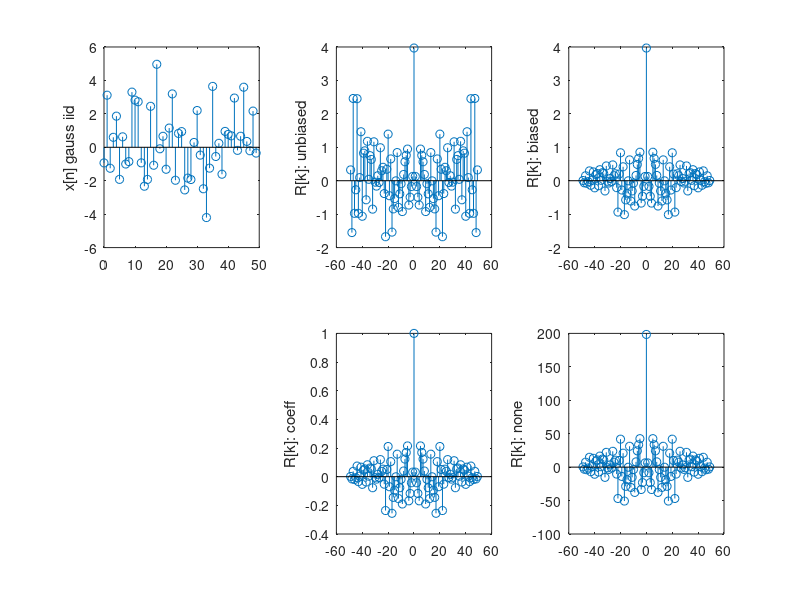
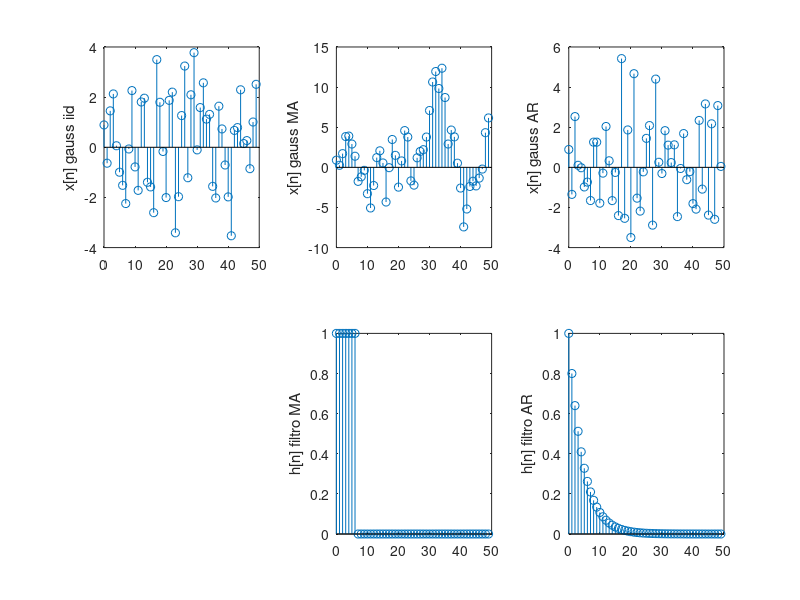
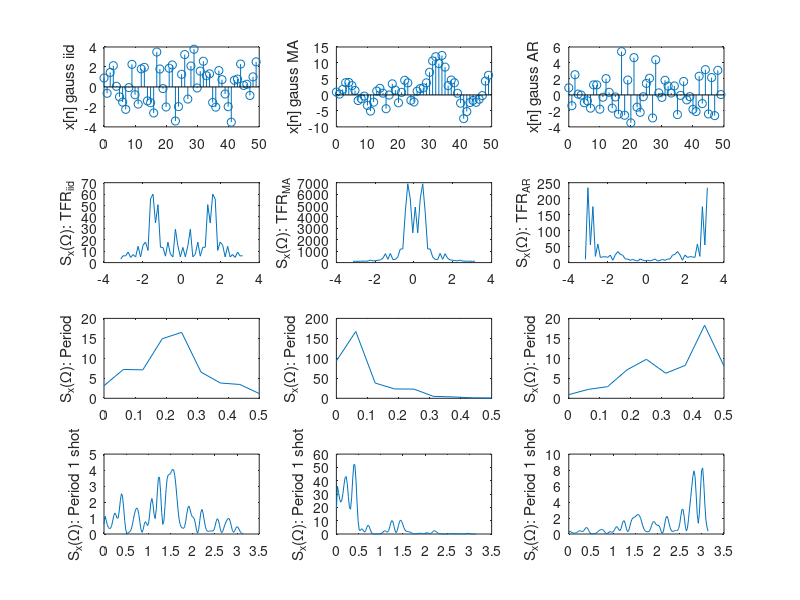
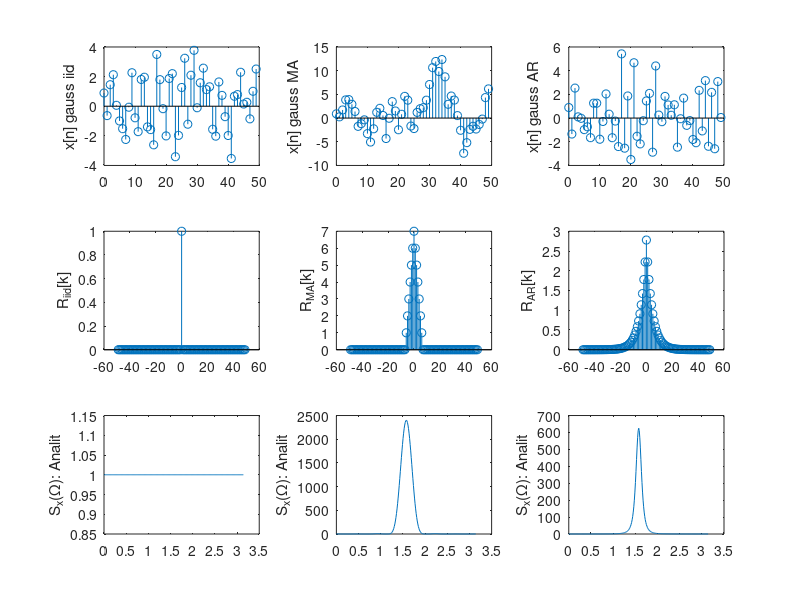

Write the MATLAB code that produced these figures, in order.
%% Practica 1-6
%% EJERCICIO 1.6.1
clear all
close all
clc
%Generamos un proceso gaussiano iid con randn. sqrt(var).*randn(1, l) +mean
var = 4;
k = 50;
x_iid = sqrt(var).*randn(k, 1);
n_xiid = 0:k-1;
%Estimamos la correlaci�n con xcorr. Utilizamos xcorr con las cuatro
%opciones posibles (ver doc xcorr). Las m�s comunes son unbiased y coeff 
[R1,k_i1] = xcorr(x_iid,'unbiased');
[R2,k_i2] = xcorr(x_iid,'biased');
[R3,k_i3] = xcorr(x_iid,'coeff');
[R4,k_i4] = xcorr(x_iid,'none');
%Dibujamos la se�al y las cuatro correlaciones
figure
subplot(2,3,1)
stem(n_xiid,x_iid)
ylabel('x[n] gauss iid')
subplot(2,3,2)
stem(k_i1,R1)
ylabel('R[k]: unbiased')
subplot(2,3,3)
stem(k_i2,R2)
ylabel('R[k]: biased')
subplot(2,3,5)
stem(k_i3,R3)
ylabel('R[k]: coeff')
subplot(2,3,6)
stem(k_i4,R4)
ylabel('R[k]: none')

%% EJERCICIO 1.6.2
clear all
close all
clc

%Generamos un proceso gaussiano iid con randn. 
var = 4;
k = 50;
x_iid = sqrt(var).*randn(k,1);
n_xiid = 0:k-1;
%Filtramos dicha secuencia (filtro MA s�lo coeff b y filtro AR un �nico
%coef a -adem�s del a(0), que siempre hay que ponerlo-) A = Y; B =X
a_MA = [1];
b_MA = [1 1 1 1 1 1 1]; %x[n] + x[n-1] + x[n-2] + x[n-3] + x[n-4] + x[n-5] + x[n-6];
x_MA = filter(b_MA,a_MA,x_iid);

a_AR = [1 0.8];
b_AR = [1];
x_AR = filter(b_AR,a_AR,x_iid);
%Respuestas al impulso correspondientes (obtenidas de forma te�rica)
h_MA = [ones(1,7), zeros(1,k-7)];
h_AR = (0.8).^n_xiid;
%Nota: las respuestas al impulso tambi�n podr�an haberse obtenido de forma 
%'pr�ctica' con las siguientes 3 l�neas
% impulso = [1, zeros(1,50)];
% h_MA = filter(ones(1,7),1,impulso);
% h_AR = filter(1,[1 -.8],impulso);
figure
subplot(2,3,1)
stem(n_xiid,x_iid)
ylabel('x[n] gauss iid')
subplot(2,3,2)
stem(n_xiid,x_MA)
ylabel('x[n] gauss MA')
subplot(2,3,3)
stem(n_xiid,x_AR)
ylabel('x[n] gauss AR')
subplot(2,3,5)
stem(n_xiid,h_MA)
ylabel('h[n] filtro MA')
subplot(2,3,6)
stem(n_xiid,h_AR)
ylabel('h[n] filtro AR')

%%Estimamos la AUTOcorrelaci�n con xcorr. 
[R_iid,k_i1] = xcorr(x_iid,'biased');
[R_MA,k_i2] = xcorr(x_MA,'biased');
[R_AR,k_i3] = xcorr(x_AR,'biased');
%%Para obtener la primera estimaci�n de la DEP, calculamos tambi�n su TF
Omega1 = linspace(-pi,pi, k);
S_iid1 = abs(fftshift(fft(R_iid,k))).^2;
S_MA1 = abs(fftshift(fft(R_MA,k))).^2;
S_AR1 = abs(fftshift(fft(R_AR,k))).^2;
%Para obtener la segunda estimaci�n de la DEP, utilizamos pwelch 
[S_iid2, Omega2] = pwelch(x_iid); 
[S_MA2, Omega2] = pwelch(x_MA);
[S_AR2,Omega2] = pwelch(x_AR);
%Podemos comparar estos resultado con un tercer m�todo para estimar
%la DEP que calcula el periodograma considerando la totalidad de la
%se�al como el �nico segmento (es decir, equivale a hacer 
%la DFT y elevarla alcuadrado)
[S_iid3, Omega3] = periodogram(x_iid); 
[S_MA3, Omega3] = periodogram(x_MA);
[S_AR3,Omega3] = periodogram(x_AR);
%Dibujamos la se�al y las cuatro correlaciones
figure
subplot(4,3,1)
stem(n_xiid,x_iid)
ylabel('x[n] gauss iid')
subplot(4,3,2)
stem(n_xiid,x_MA)
ylabel('x[n] gauss MA')
subplot(4,3,3)
stem(n_xiid,x_AR)
ylabel('x[n] gauss AR')
subplot(4,3,4)
plot(Omega1,S_iid1)
ylabel('S_x(\Omega): TF{R_i_i_d}')
subplot(4,3,5)
plot(Omega1,S_MA1)
ylabel('S_x(\Omega): TF{R_M_A}')
subplot(4,3,6)
plot(Omega1,S_AR1)
ylabel('S_x(\Omega): TF{R_A_R}')
subplot(4,3,7)
plot(Omega2,S_iid2)
ylabel('S_x(\Omega): Period')
subplot(4,3,8)
plot(Omega2,S_MA2)
ylabel('S_x(\Omega): Period')
subplot(4,3,9)
plot(Omega2,S_AR2)
ylabel('S_x(\Omega): Period')
subplot(4,3,10)
plot(Omega3,S_iid3)
ylabel('S_x(\Omega): Period 1 shot')
subplot(4,3,11)
plot(Omega3,S_MA3)
ylabel('S_x(\Omega): Period 1 shot')
subplot(4,3,12)
plot(Omega3,S_AR3)
ylabel('S_x(\Omega): Period 1 shot')

%%Calculamos te�ricamente la autocorrelaci�n
%Para el caso i.i.d. es trivial 
R_iid_analit = [zeros(1,k-1), 1, zeros(1,k-1)];
%Para los otros dos casos, convolucionamos h[n]con h[-n] (help fliplr)
R_MA_analit = conv(h_MA, fliplr(h_MA));
R_AR_analit = conv(h_AR, fliplr(h_AR));
%Generamos el �ndice temporal
k_ind_analit = -(k-1):(k-1);
%Estimamos las TF correspondientes usando fft
k2 = 256;
S_iid_analit  = abs(fftshift(fft(R_iid_analit,k2))).^2;
S_MA_analit  = abs(fftshift(fft(R_MA_analit,k2))).^2;
S_AR_analit  = abs(fftshift(fft(R_AR_analit,k2))).^2;
%Generamos el eje de frecuencias: 256 muestras en el intervalo [0,pi)
Omega_analit = linspace(0, pi, k2);
%Dibujamos las se�ales, las tres autocorrelaciones y las tres DEP
figure
subplot(3,3,1)
stem(n_xiid,x_iid)
ylabel('x[n] gauss iid')
subplot(3,3,2)
stem(n_xiid,x_MA)
ylabel('x[n] gauss MA')
subplot(3,3,3)
stem(n_xiid,x_AR)
ylabel('x[n] gauss AR')
subplot(3,3,4)
stem(k_ind_analit,R_iid_analit)
ylabel('R_i_i_d[k]')
subplot(3,3,5)
stem(k_ind_analit,R_MA_analit)
ylabel('R_M_A[k]')
subplot(3,3,6)
stem(k_ind_analit,R_AR_analit)
ylabel('R_A_R[k]')
subplot(3,3,7)
plot(Omega_analit,S_iid_analit)
ylabel('S_x(\Omega): Analit')
subplot(3,3,8)
plot(Omega_analit,S_MA_analit)
ylabel('S_x(\Omega): Analit')
subplot(3,3,9)
plot(Omega_analit,S_AR_analit)
ylabel('S_x(\Omega): Analit')

